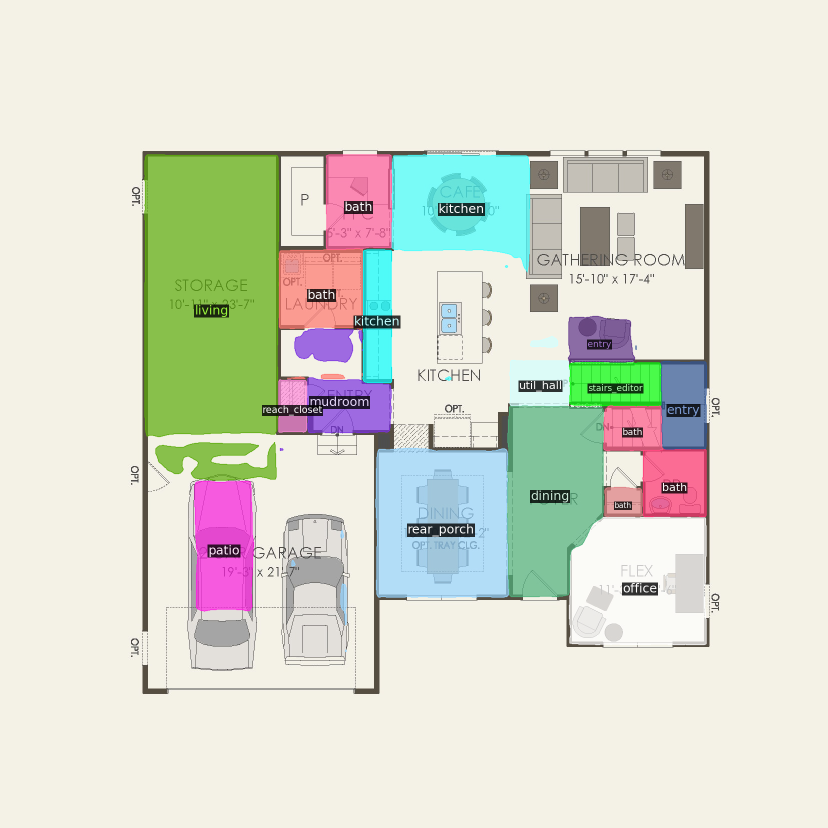
#> input picture demo/pulte_data_with_ssl/48999cd3-e403-47df-86c2-e33fc744cc28_0_first_floor.png, 1656 x 1656 px, found by its file name (shown at 1/2 size); its folder holds 4 pictures in this run
$ python test.py
#> lines starting #> are read from the running program, lines starting #| are printed output that depends on the picture; pictures that were not available may be replaced by others from this repository, and a replacement may not be noted
import os
from PIL import Image, ImageDraw, ImageFont

def combine_images(base_url, image_with_ssl_path, image_without_ssl_path, output_path):
    # Full paths to the directories
#> called with image_with_ssl_path = 'pulte_data_with_ssl', image_without_ssl_path = 'pulte_data_without_ssl'
    full_image_with_ssl_path = os.path.join(base_url, image_with_ssl_path)
    full_image_without_ssl_path = os.path.join(base_url, image_without_ssl_path)

    # List of images in each directory
    images_with_ssl = sorted(os.listdir(full_image_with_ssl_path))
    images_without_ssl = sorted(os.listdir(full_image_without_ssl_path))

    # Ensure there is a corresponding image in each directory
    common_images = set(images_with_ssl).intersection(images_without_ssl)

    for image_name in common_images:
        # Load images
        img1 = Image.open(os.path.join(full_image_with_ssl_path, image_name))
#> img1 is the input picture: PIL image 1656x1656 RGBA; mean R, G, B, A 218.9, 222.3, 208.7, 255
        img2 = Image.open(os.path.join(full_image_without_ssl_path, image_name))

        # Resize images to the same height (if needed)
        img1 = img1.resize((img1.width, img2.height))
        img2 = img2.resize((img2.width, img1.height))

        # Create a new image with width = img1.width + img2.width and height = max height of both images
        combined_width = img1.width + img2.width
#> combined_width = 3312
        combined_height = max(img1.height, img2.height) + 50  # Add space for the labels
#> combined_height = 1706
        combined_image = Image.new("RGB", (combined_width, combined_height), (255, 255, 255))
#> combined_image: PIL image 3312x1706 RGB; every value is 255

        # Paste the two images into the new image
        combined_image.paste(img1, (0, 50))
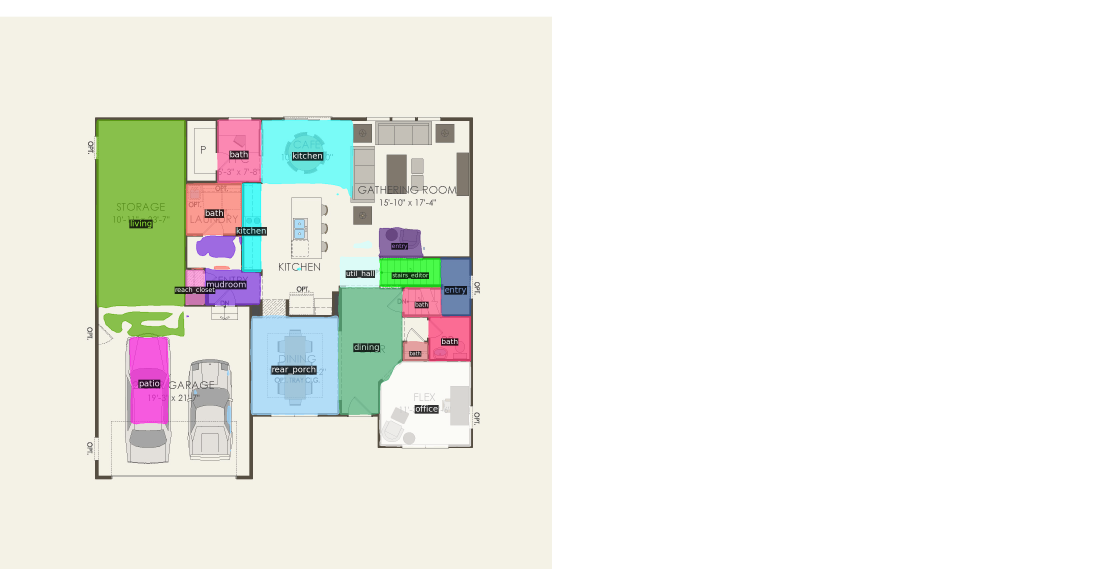
#> combined_image: PIL image 3312x1706 RGB (shown at 1/3 size); mean R, G, B 237.5, 239.1, 232.6
        combined_image.paste(img2, (img1.width, 50))
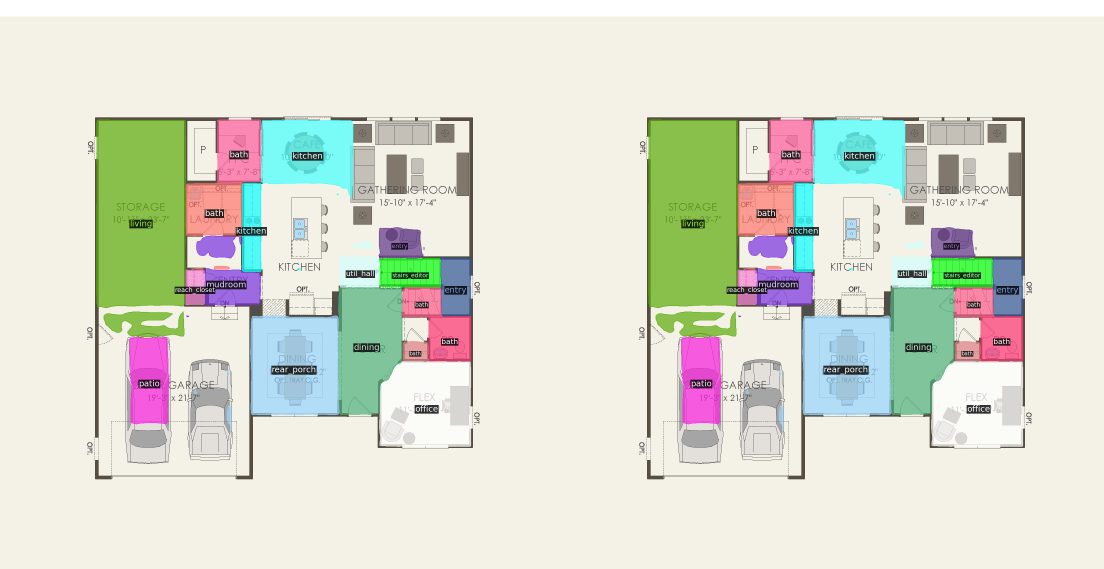
#> combined_image: PIL image 3312x1706 RGB (shown at 1/3 size); mean R, G, B 220, 223.2, 210.1

        # Draw the labels
        draw = ImageDraw.Draw(combined_image)
        font = ImageFont.load_default()
        draw.text((img1.width // 2, 10), "image_with_ssl", fill="black", font=font)
        draw.text((img1.width + img2.width // 2, 10), "image_without_ssl", fill="black", font=font)

        # Save the combined image
        combined_image.save(os.path.join(output_path, image_name))

# Define paths
base_url = "/Users/amin/Desktop/higharc/MaskDINO/demo"  # Change this to your actual base URL
image_with_ssl_path = "pulte_data_with_ssl"
image_without_ssl_path = "pulte_data_without_ssl"
output_path = "/Users/amin/Desktop/higharc/MaskDINO/demo/combined_images_pulte"

# Create output directory if it doesn't exist
if not os.path.exists(output_path):
    os.makedirs(output_path)

# Combine images
combine_images(base_url, image_with_ssl_path, image_without_ssl_path, output_path)

print("Images combined and saved in:", output_path)

$ run again, on demo/pulte_data_with_ssl/d69a2116-d9cd-4936-96af-4370bd65e8f5_1_.png
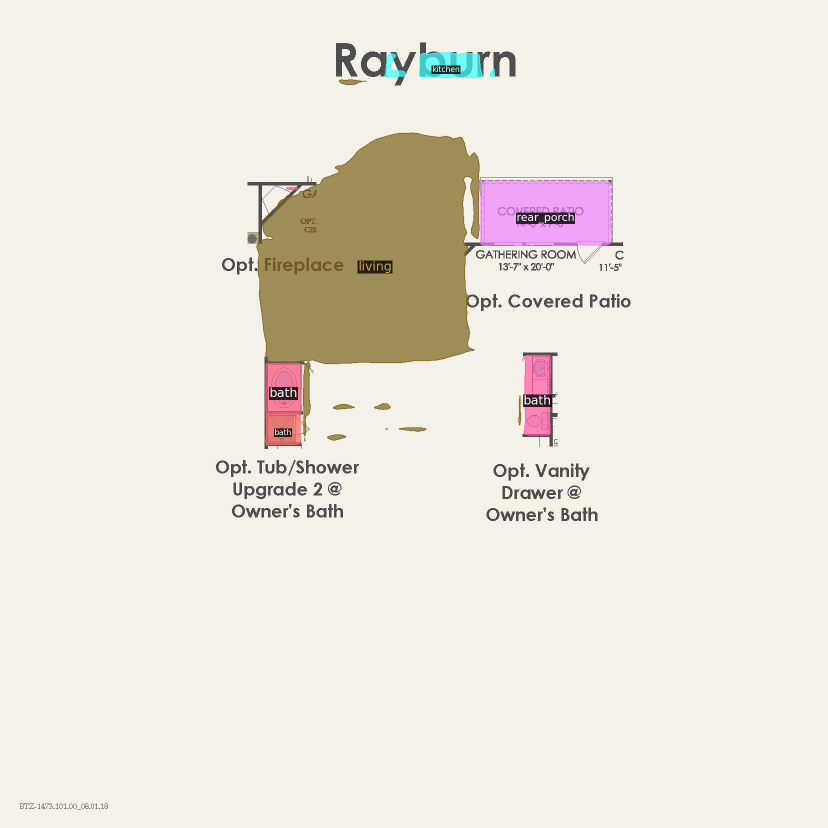
#> input picture demo/pulte_data_with_ssl/d69a2116-d9cd-4936-96af-4370bd65e8f5_1_.png, 1656 x 1656 px, found by its file name (shown at 1/2 size)
#> in combine_images, img1 is the input picture: PIL image 1656x1656 RGBA; mean R, G, B, A 235.6, 230.4, 220.1, 255
#> in combine_images, `combined_image.paste(img1, (0, 50))`:
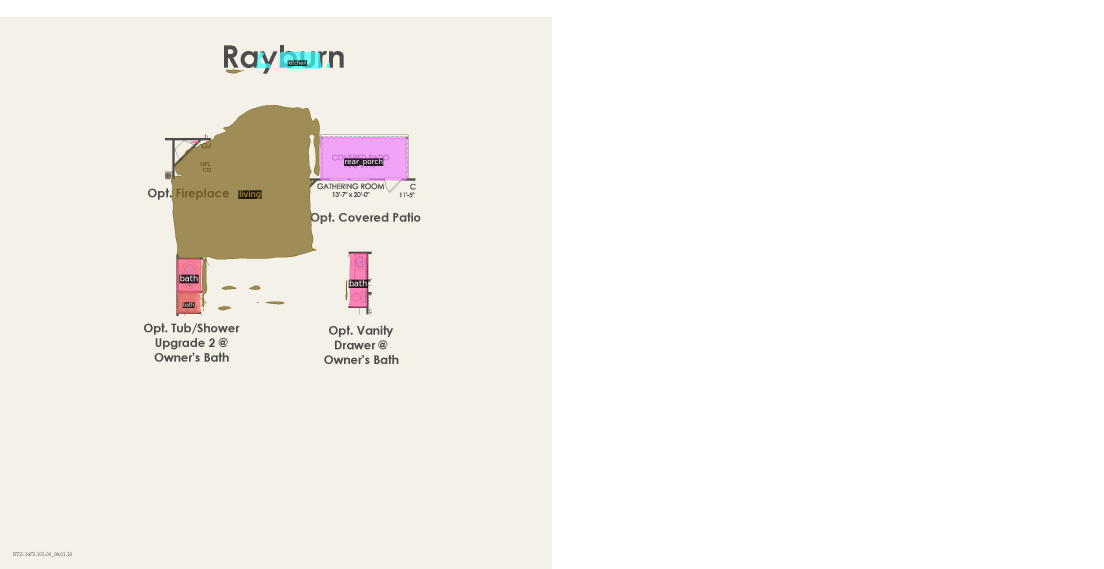
#> combined_image: PIL image 3312x1706 RGB (shown at 1/3 size); mean R, G, B 245.6, 243.1, 238.1
#> in combine_images, `combined_image.paste(img2, (img1.width, 50))`:
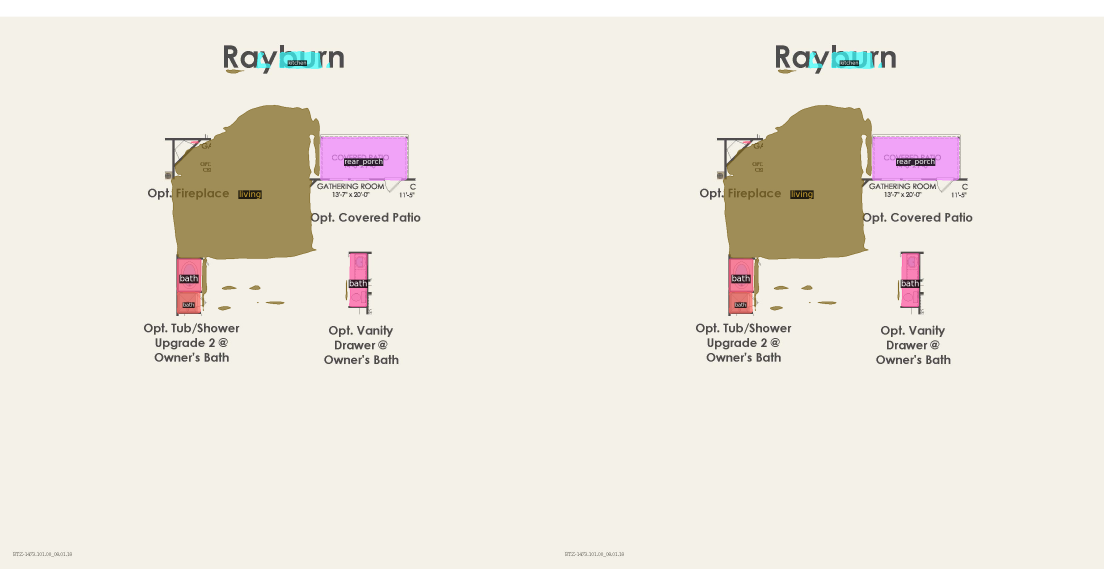
#> combined_image: PIL image 3312x1706 RGB (shown at 1/3 size); mean R, G, B 236.2, 231.1, 221.1

$ run again, on demo/pulte_data_with_ssl/eb3879fb-652a-46cc-a1dd-a44929e48862_1_second_floor.png
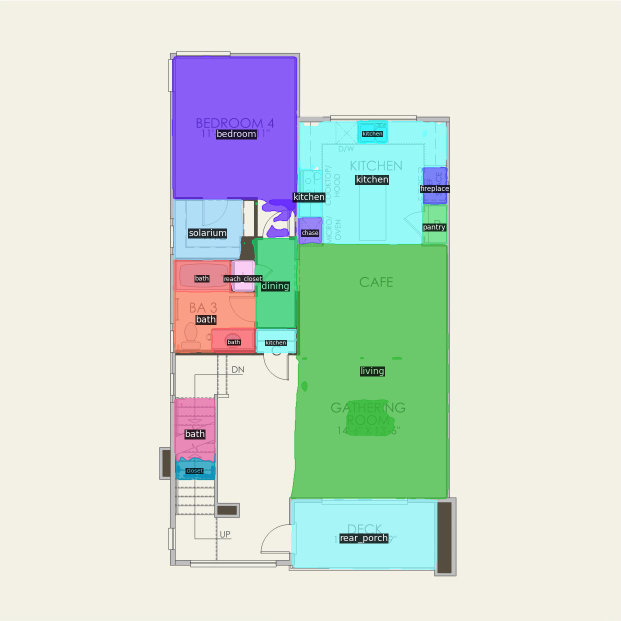
#> input picture demo/pulte_data_with_ssl/eb3879fb-652a-46cc-a1dd-a44929e48862_1_second_floor.png, 1241 x 1241 px, found by its file name (shown at 1/2 size)
#> in combine_images, img1 is the input picture: PIL image 1241x1241 RGBA; mean R, G, B, A 210.2, 222.3, 211.5, 255
#> in combine_images, `combined_image.paste(img1, (0, 50))`:
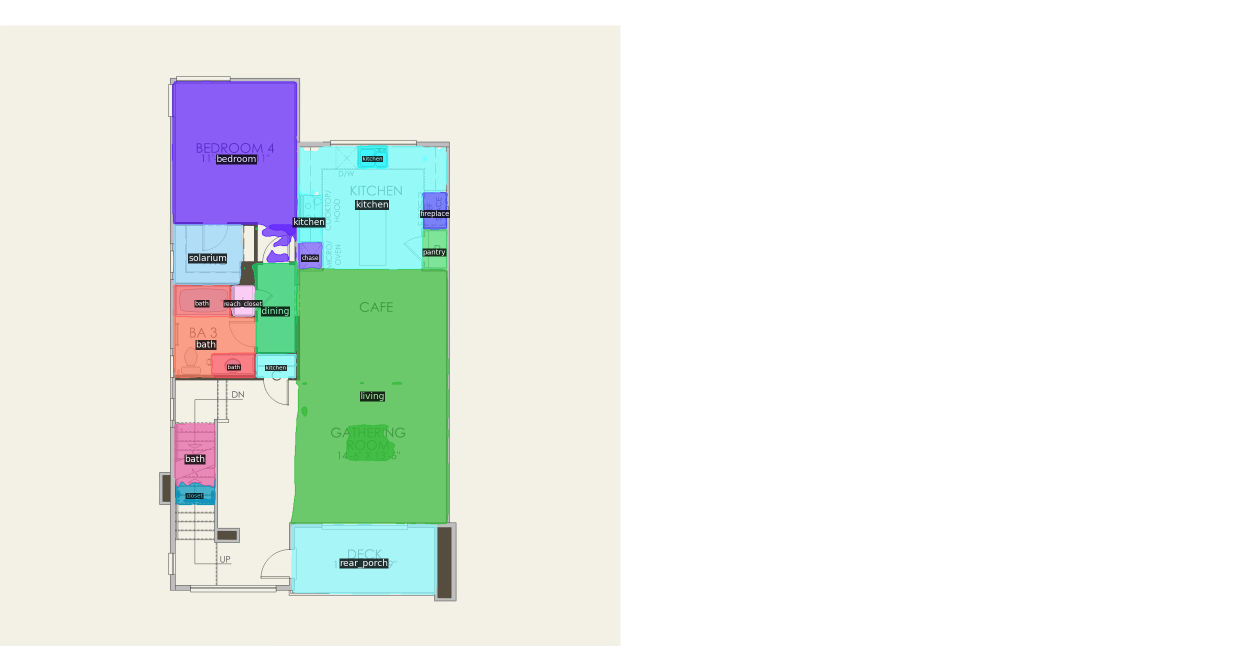
#> combined_image: PIL image 2482x1291 RGB (shown at 1/2 size); mean R, G, B 233.5, 239.3, 234.1
#> in combine_images, `combined_image.paste(img2, (img1.width, 50))`:
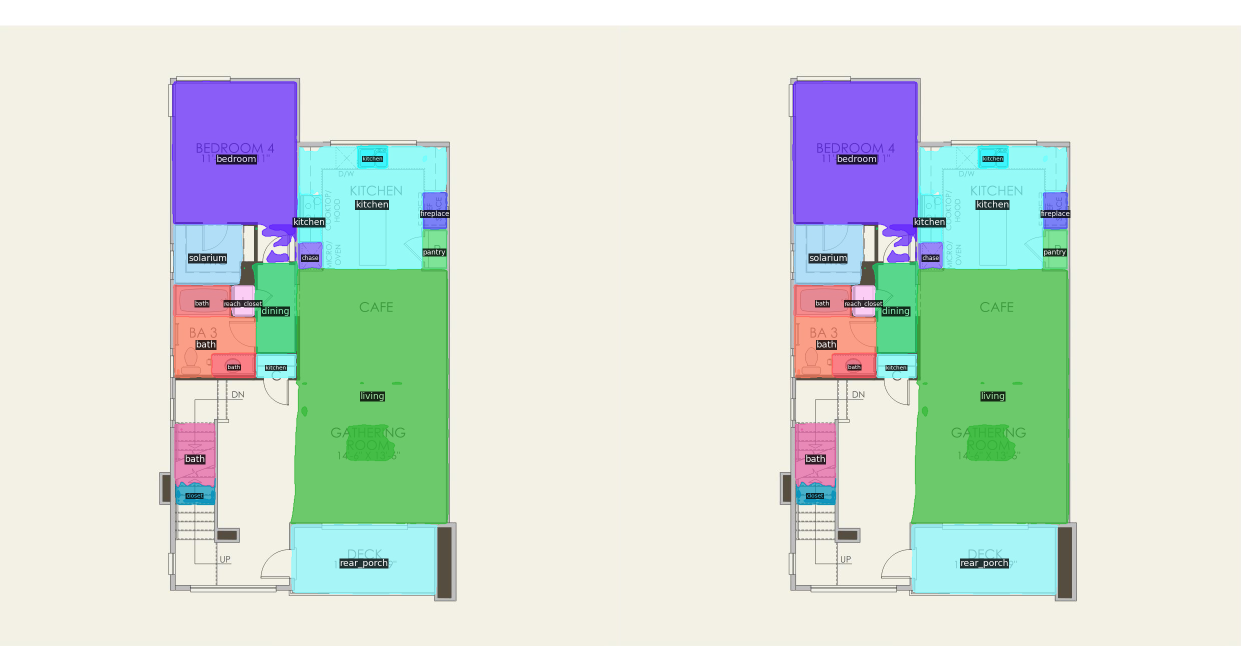
#> combined_image: PIL image 2482x1291 RGB (shown at 1/2 size); mean R, G, B 212, 223.5, 213.2

$ run again, on demo/pulte_data_with_ssl/f872f11d-c874-42aa-894e-374707c8f13f_0_first_floor.png
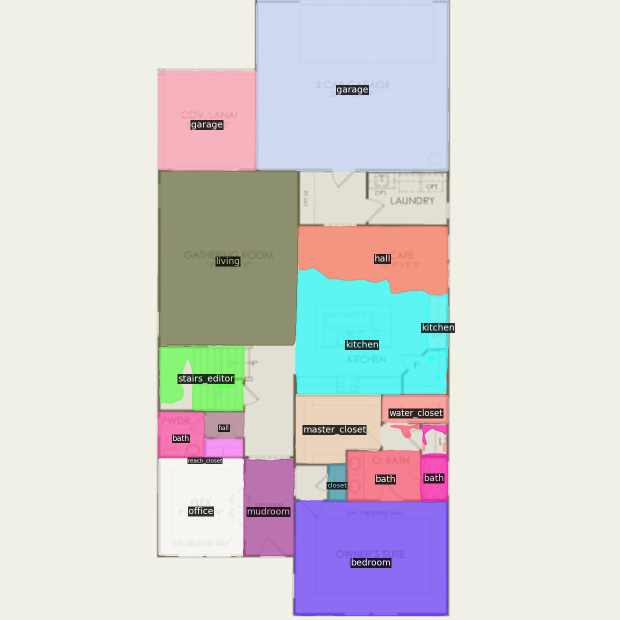
#> input picture demo/pulte_data_with_ssl/f872f11d-c874-42aa-894e-374707c8f13f_0_first_floor.png, 1240 x 1240 px, found by its file name (shown at 1/2 size)
#> in combine_images, img1 is the input picture: PIL image 1240x1240 RGBA; mean R, G, B, A 213.9, 213.2, 212.3, 255
#> in combine_images, `combined_image.paste(img1, (0, 50))`:
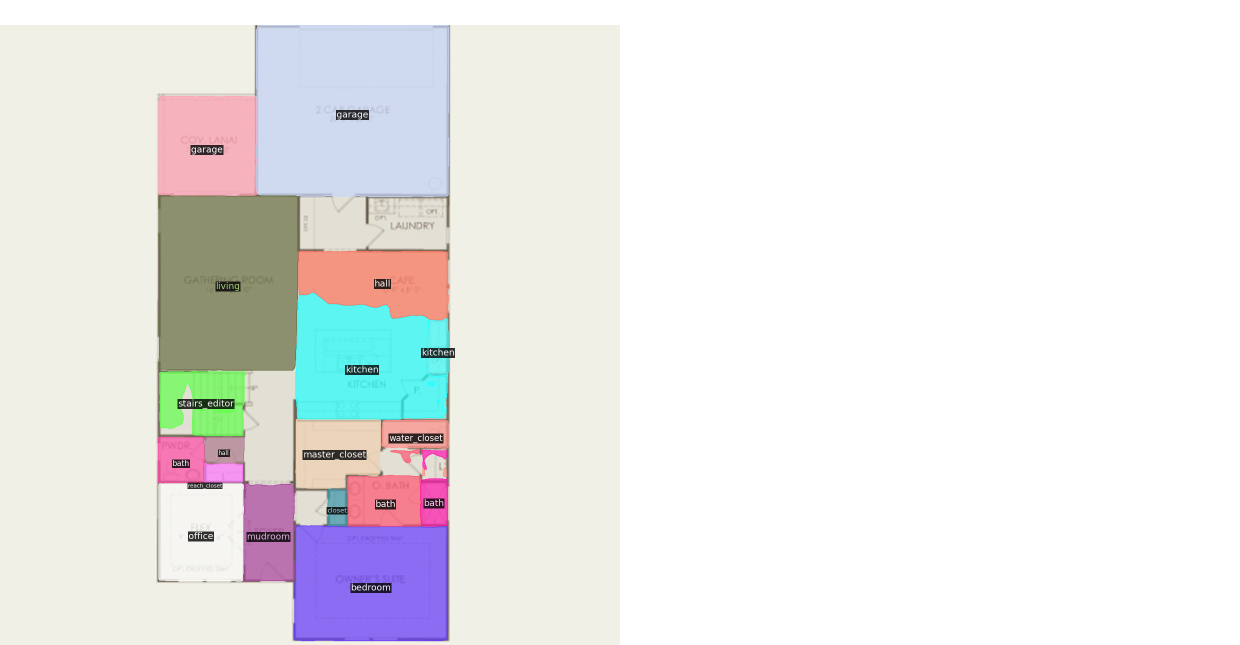
#> combined_image: PIL image 2480x1290 RGB (shown at 1/2 size); mean R, G, B 235.2, 234.9, 234.5
#> in combine_images, `combined_image.paste(img2, (img1.width, 50))`:
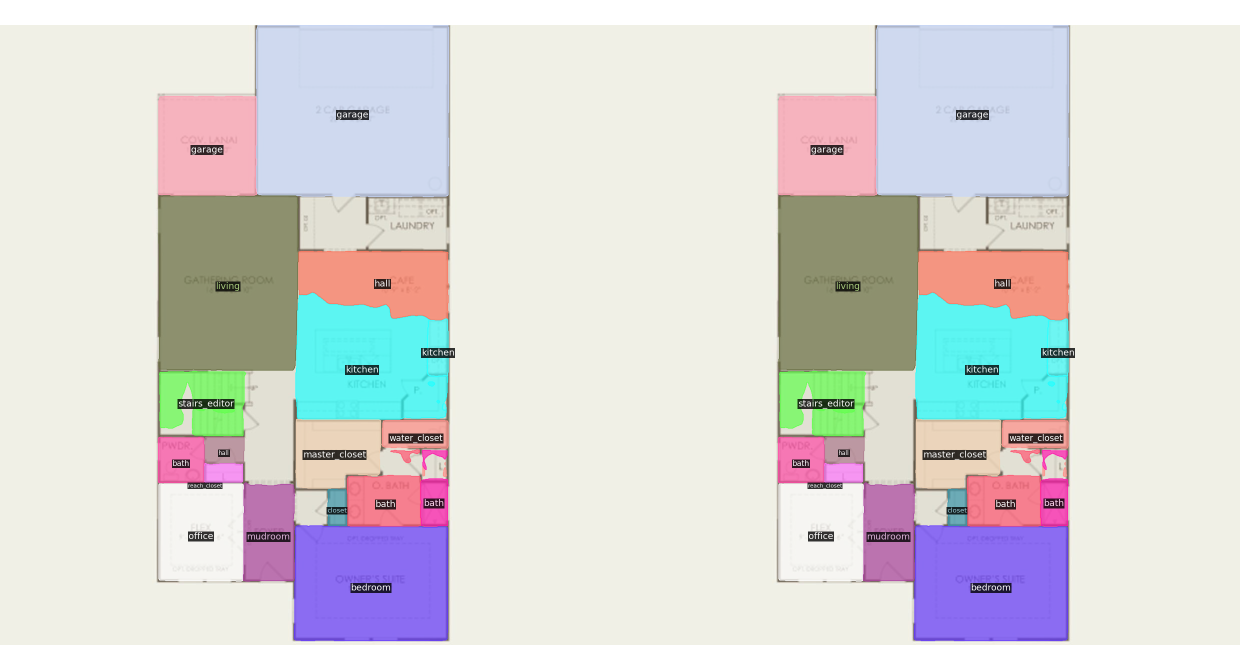
#> combined_image: PIL image 2480x1290 RGB (shown at 1/2 size); mean R, G, B 215.5, 214.8, 213.9
